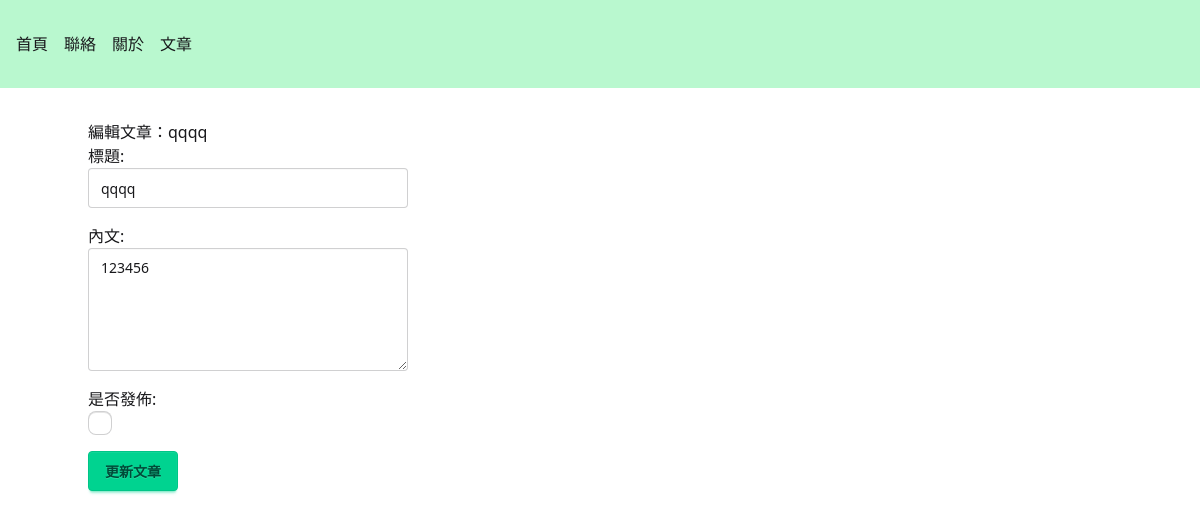
The app's page /articles/1/edit, older data.
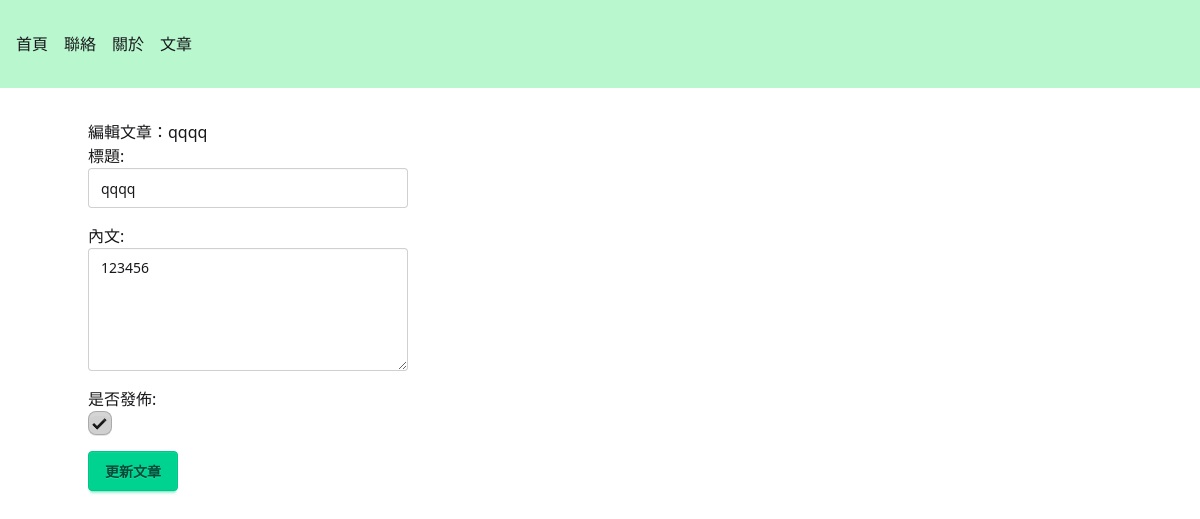
The same page, newer data.
### articles/models.py (models this page shows, shortened)
class Article(models.Model):
    title = models.CharField(max_length=200, null=False)
    content = models.TextField(null=True)
    is_published = models.BooleanField(default=False, null=False)

### articles/views.py (the view)
# urls.py: path("<int:id>/edit", views.edit, name="edit"),
def edit(request, id):
    article = get_object_or_404(Article, pk=id)
    form = ArticleForm(instance=article)
    return render(request, "articles/edit.html", {"article": article, "form": form})

### articles/forms.py
class ArticleForm(ModelForm):
    class Meta:
        model = Article
        fields = ["title", "content", "is_published"]
        labels = {
            "title": "標題",
            "content": "內文",
            "is_published": "是否發佈"
        }
        widgets = {
            "title": TextInput(attrs={"class": "input"}),
            "content": Textarea(attrs={"class": "textarea", "rows": 5}),
            "is_published": CheckboxInput(attrs={"class": "checkbox"})
        }

### articles/templates/articles/edit.html (shortened to what this page needs)
{% extends "layouts/default.html" %}
{% block content %}
<article>
  編輯文章：{{ article.title }}
</article>
<form action="{% url  'articles:detail' article.id %}"
      method="post"
      class="flex flex-col gap-4">
  {% for field in form %}
  <div class="flex flex-col">
    {{ field.label_tag }}
    {{ field }}
  </div>
  {% endfor %}
  <div>
    <button class="btn btn-success">更新文章</button>
  </div>
</form>
{% endblock %}

Row changes from the older to the newer data that the page shows:
changed Article "qqqq": is_published "☐" → "☑"
